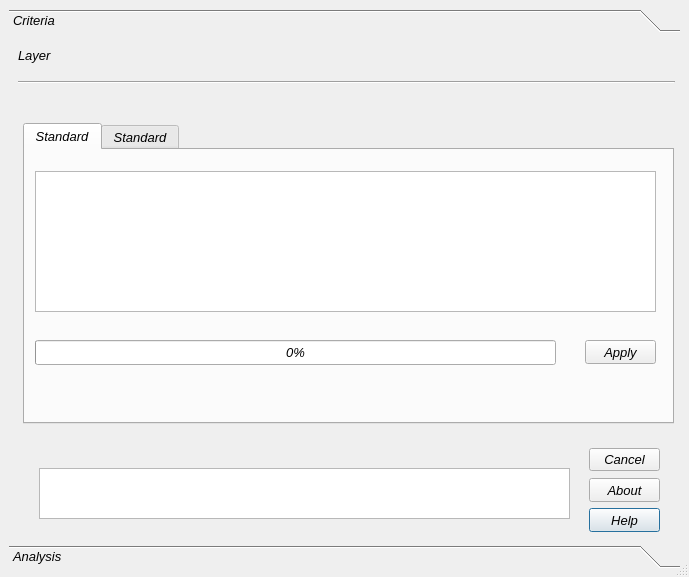
<?xml version="1.0" encoding="UTF-8"?>
<ui version="4.0">
 <class>Dialog</class>
 <widget class="QDialog" name="Dialog">
  <property name="enabled">
   <bool>true</bool>
  </property>
  <property name="geometry">
   <rect>
    <x>0</x>
    <y>0</y>
    <width>689</width>
    <height>577</height>
   </rect>
  </property>
  <property name="maximumSize">
   <size>
    <width>694</width>
    <height>700</height>
   </size>
  </property>
  <property name="font">
   <font>
    <pointsize>6</pointsize>
   </font>
  </property>
  <property name="acceptDrops">
   <bool>true</bool>
  </property>
  <property name="windowTitle">
   <string>geo Weighted Sum</string>
  </property>
  <property name="sizeGripEnabled">
   <bool>true</bool>
  </property>
  <property name="modal">
   <bool>false</bool>
  </property>
  <layout class="QGridLayout" name="gridLayout">
   <property name="sizeConstraint">
    <enum>QLayout::SetDefaultConstraint</enum>
   </property>
   <item row="0" column="0">
    <widget class="QToolBox" name="toolBox">
     <property name="enabled">
      <bool>true</bool>
     </property>
     <property name="font">
      <font>
       <family>MS Shell Dlg 2</family>
       <pointsize>10</pointsize>
       <weight>9</weight>
       <italic>true</italic>
       <bold>false</bold>
      </font>
     </property>
     <property name="cursor">
      <cursorShape>ArrowCursor</cursorShape>
     </property>
     <property name="styleSheet">
      <string notr="true">
font: 75 italic 10pt &quot;MS Shell Dlg 2&quot;;</string>
     </property>
     <property name="frameShape">
      <enum>QFrame::NoFrame</enum>
     </property>
     <property name="frameShadow">
      <enum>QFrame::Plain</enum>
     </property>
     <property name="currentIndex">
      <number>0</number>
     </property>
     <widget class="QWidget" name="EnvironmentaleQTbox">
      <property name="geometry">
       <rect>
        <x>0</x>
        <y>0</y>
        <width>671</width>
        <height>499</height>
       </rect>
      </property>
      <attribute name="label">
       <string>Criteria</string>
      </attribute>
      <widget class="QLabel" name="EnvLbl">
       <property name="geometry">
        <rect>
         <x>9</x>
         <y>9</y>
         <width>51</width>
         <height>16</height>
        </rect>
       </property>
       <property name="text">
        <string>Layer     </string>
       </property>
      </widget>
      <widget class="QLabel" name="EnvMapNameLbl">
       <property name="geometry">
        <rect>
         <x>69</x>
         <y>8</y>
         <width>431</width>
         <height>16</height>
        </rect>
       </property>
       <property name="font">
        <font>
         <family>MS Shell Dlg 2</family>
         <pointsize>10</pointsize>
         <weight>9</weight>
         <italic>true</italic>
         <bold>false</bold>
        </font>
       </property>
       <property name="textFormat">
        <enum>Qt::AutoText</enum>
       </property>
      </widget>
      <widget class="QTextEdit" name="EnvTEdit">
       <property name="geometry">
        <rect>
         <x>30</x>
         <y>430</y>
         <width>531</width>
         <height>51</height>
        </rect>
       </property>
       <property name="sizePolicy">
        <sizepolicy hsizetype="Expanding" vsizetype="Preferred">
         <horstretch>0</horstretch>
         <verstretch>2</verstretch>
        </sizepolicy>
       </property>
      </widget>
      <widget class="QPushButton" name="SetBtnHelp">
       <property name="geometry">
        <rect>
         <x>580</x>
         <y>470</y>
         <width>71</width>
         <height>24</height>
        </rect>
       </property>
       <property name="sizePolicy">
        <sizepolicy hsizetype="Preferred" vsizetype="Fixed">
         <horstretch>0</horstretch>
         <verstretch>0</verstretch>
        </sizepolicy>
       </property>
       <property name="maximumSize">
        <size>
         <width>110</width>
         <height>16777215</height>
        </size>
       </property>
       <property name="focusPolicy">
        <enum>Qt::TabFocus</enum>
       </property>
       <property name="text">
        <string>Help</string>
       </property>
      </widget>
      <widget class="Line" name="line_2">
       <property name="geometry">
        <rect>
         <x>9</x>
         <y>36</y>
         <width>657</width>
         <height>16</height>
        </rect>
       </property>
       <property name="orientation">
        <enum>Qt::Horizontal</enum>
       </property>
      </widget>
      <widget class="QTabWidget" name="EnvTabWidget">
       <property name="geometry">
        <rect>
         <x>14</x>
         <y>85</y>
         <width>651</width>
         <height>301</height>
        </rect>
       </property>
       <property name="currentIndex">
        <number>0</number>
       </property>
       <widget class="QWidget" name="tab_5">
        <attribute name="title">
         <string>Standard</string>
        </attribute>
        <widget class="QTableWidget" name="EnvParameterWidget">
         <property name="geometry">
          <rect>
           <x>10</x>
           <y>21</y>
           <width>621</width>
           <height>141</height>
          </rect>
         </property>
         <property name="sizePolicy">
          <sizepolicy hsizetype="Expanding" vsizetype="Expanding">
           <horstretch>0</horstretch>
           <verstretch>0</verstretch>
          </sizepolicy>
         </property>
         <property name="acceptDrops">
          <bool>false</bool>
         </property>
         <property name="autoFillBackground">
          <bool>true</bool>
         </property>
         <property name="dragEnabled">
          <bool>true</bool>
         </property>
         <property name="dragDropMode">
          <enum>QAbstractItemView::DragDrop</enum>
         </property>
         <property name="showGrid">
          <bool>true</bool>
         </property>
         <property name="gridStyle">
          <enum>Qt::DotLine</enum>
         </property>
         <property name="rowCount">
          <number>0</number>
         </property>
         <attribute name="horizontalHeaderCascadingSectionResizes">
          <bool>false</bool>
         </attribute>
         <attribute name="verticalHeaderCascadingSectionResizes">
          <bool>false</bool>
         </attribute>
         <attribute name="verticalHeaderHighlightSections">
          <bool>true</bool>
         </attribute>
        </widget>
        <widget class="QPushButton" name="EnvGetWeightBtn">
         <property name="geometry">
          <rect>
           <x>560</x>
           <y>190</y>
           <width>71</width>
           <height>24</height>
          </rect>
         </property>
         <property name="maximumSize">
          <size>
           <width>104</width>
           <height>16777215</height>
          </size>
         </property>
         <property name="text">
          <string>Apply</string>
         </property>
        </widget>
        <widget class="QProgressBar" name="EnvProgressBar">
         <property name="geometry">
          <rect>
           <x>10</x>
           <y>190</y>
           <width>521</width>
           <height>25</height>
          </rect>
         </property>
         <property name="value">
          <number>0</number>
         </property>
        </widget>
       </widget>
       <widget class="QWidget" name="tab_6">
        <attribute name="title">
         <string>Standard</string>
        </attribute>
        <attribute name="toolTip">
         <string>&lt;html&gt;&lt;head/&gt;&lt;body&gt;&lt;p&gt;colun vs row&lt;/p&gt;&lt;p&gt;&lt;br/&gt;&lt;/p&gt;&lt;/body&gt;&lt;/html&gt;</string>
        </attribute>
        <widget class="QPushButton" name="EnvCalculateBtn">
         <property name="geometry">
          <rect>
           <x>520</x>
           <y>240</y>
           <width>111</width>
           <height>24</height>
          </rect>
         </property>
         <property name="sizePolicy">
          <sizepolicy hsizetype="Preferred" vsizetype="Fixed">
           <horstretch>0</horstretch>
           <verstretch>0</verstretch>
          </sizepolicy>
         </property>
         <property name="maximumSize">
          <size>
           <width>111</width>
           <height>16777215</height>
          </size>
         </property>
         <property name="text">
          <string>Calculate weight</string>
         </property>
        </widget>
        <widget class="QTableWidget" name="EnvTableWidget">
         <property name="enabled">
          <bool>true</bool>
         </property>
         <property name="geometry">
          <rect>
           <x>10</x>
           <y>15</y>
           <width>621</width>
           <height>211</height>
          </rect>
         </property>
         <property name="sizePolicy">
          <sizepolicy hsizetype="Expanding" vsizetype="Maximum">
           <horstretch>0</horstretch>
           <verstretch>0</verstretch>
          </sizepolicy>
         </property>
         <property name="dragEnabled">
          <bool>true</bool>
         </property>
         <property name="dragDropMode">
          <enum>QAbstractItemView::DragDrop</enum>
         </property>
         <property name="defaultDropAction">
          <enum>Qt::IgnoreAction</enum>
         </property>
        </widget>
       </widget>
      </widget>
      <widget class="QPushButton" name="SetBtnAbout">
       <property name="geometry">
        <rect>
         <x>580</x>
         <y>440</y>
         <width>71</width>
         <height>24</height>
        </rect>
       </property>
       <property name="sizePolicy">
        <sizepolicy hsizetype="Preferred" vsizetype="Fixed">
         <horstretch>0</horstretch>
         <verstretch>0</verstretch>
        </sizepolicy>
       </property>
       <property name="maximumSize">
        <size>
         <width>110</width>
         <height>16777215</height>
        </size>
       </property>
       <property name="text">
        <string>About</string>
       </property>
      </widget>
      <widget class="QDialogButtonBox" name="SetBtnQuit">
       <property name="geometry">
        <rect>
         <x>580</x>
         <y>410</y>
         <width>71</width>
         <height>24</height>
        </rect>
       </property>
       <property name="sizePolicy">
        <sizepolicy hsizetype="Maximum" vsizetype="Fixed">
         <horstretch>0</horstretch>
         <verstretch>0</verstretch>
        </sizepolicy>
       </property>
       <property name="maximumSize">
        <size>
         <width>101</width>
         <height>16777215</height>
        </size>
       </property>
       <property name="autoFillBackground">
        <bool>true</bool>
       </property>
       <property name="standardButtons">
        <set>QDialogButtonBox::Cancel</set>
       </property>
      </widget>
     </widget>
     <widget class="QWidget" name="AnalysisQTBox">
      <property name="geometry">
       <rect>
        <x>0</x>
        <y>0</y>
        <width>671</width>
        <height>499</height>
       </rect>
      </property>
      <attribute name="label">
       <string>Analysis</string>
      </attribute>
      <widget class="QDialogButtonBox" name="AnlsBtnQuit">
       <property name="geometry">
        <rect>
         <x>560</x>
         <y>460</y>
         <width>86</width>
         <height>23</height>
        </rect>
       </property>
       <property name="standardButtons">
        <set>QDialogButtonBox::Cancel</set>
       </property>
      </widget>
      <widget class="QPushButton" name="RenderBtn_2">
       <property name="geometry">
        <rect>
         <x>820</x>
         <y>470</y>
         <width>90</width>
         <height>24</height>
        </rect>
       </property>
       <property name="text">
        <string>Load maps</string>
       </property>
      </widget>
      <widget class="QPushButton" name="AnsytBtnAbout">
       <property name="geometry">
        <rect>
         <x>440</x>
         <y>460</y>
         <width>71</width>
         <height>24</height>
        </rect>
       </property>
       <property name="sizePolicy">
        <sizepolicy hsizetype="Preferred" vsizetype="Fixed">
         <horstretch>0</horstretch>
         <verstretch>0</verstretch>
        </sizepolicy>
       </property>
       <property name="maximumSize">
        <size>
         <width>110</width>
         <height>16777215</height>
        </size>
       </property>
       <property name="text">
        <string>About</string>
       </property>
      </widget>
      <widget class="QGroupBox" name="groupBox">
       <property name="geometry">
        <rect>
         <x>0</x>
         <y>10</y>
         <width>641</width>
         <height>161</height>
        </rect>
       </property>
       <property name="title">
        <string>Load thematic maps</string>
       </property>
       <widget class="QLabel" name="label_7">
        <property name="geometry">
         <rect>
          <x>205</x>
          <y>51</y>
          <width>111</width>
          <height>20</height>
         </rect>
        </property>
        <property name="text">
         <string>Classes in maps</string>
        </property>
       </widget>
       <widget class="QSpinBox" name="spinBoxClasNum">
        <property name="geometry">
         <rect>
          <x>335</x>
          <y>51</y>
          <width>42</width>
          <height>22</height>
         </rect>
        </property>
        <property name="value">
         <number>5</number>
        </property>
       </widget>
       <widget class="QPushButton" name="RenderBtn">
        <property name="geometry">
         <rect>
          <x>500</x>
          <y>50</y>
          <width>95</width>
          <height>23</height>
         </rect>
        </property>
        <property name="text">
         <string>Load maps</string>
        </property>
       </widget>
      </widget>
      <widget class="QGroupBox" name="groupBox_2">
       <property name="geometry">
        <rect>
         <x>0</x>
         <y>180</y>
         <width>641</width>
         <height>231</height>
        </rect>
       </property>
       <property name="title">
        <string>Buld charts</string>
       </property>
       <widget class="QLabel" name="label_3">
        <property name="geometry">
         <rect>
          <x>110</x>
          <y>90</y>
          <width>60</width>
          <height>16</height>
         </rect>
        </property>
        <property name="text">
         <string>Label field</string>
        </property>
       </widget>
       <widget class="QComboBox" name="LabelListFieldsCBox">
        <property name="geometry">
         <rect>
          <x>210</x>
          <y>90</y>
          <width>69</width>
          <height>22</height>
         </rect>
        </property>
        <property name="maximumSize">
         <size>
          <width>16777215</width>
          <height>22</height>
         </size>
        </property>
        <property name="sizeIncrement">
         <size>
          <width>20</width>
          <height>0</height>
         </size>
        </property>
        <property name="baseSize">
         <size>
          <width>4</width>
          <height>0</height>
         </size>
        </property>
        <property name="sizeAdjustPolicy">
         <enum>QComboBox::AdjustToContents</enum>
        </property>
        <property name="frame">
         <bool>true</bool>
        </property>
       </widget>
       <widget class="QPushButton" name="GraphBtn">
        <property name="geometry">
         <rect>
          <x>500</x>
          <y>90</y>
          <width>95</width>
          <height>24</height>
         </rect>
        </property>
        <property name="text">
         <string>Load charts</string>
        </property>
       </widget>
      </widget>
     </widget>
    </widget>
   </item>
  </layout>
 </widget>
 <layoutdefault spacing="6" margin="9"/>
 <tabstops>
  <tabstop>EnvTEdit</tabstop>
  <tabstop>SetBtnHelp</tabstop>
  <tabstop>AnlsBtnQuit</tabstop>
 </tabstops>
 <resources/>
 <connections/>
</ui>
